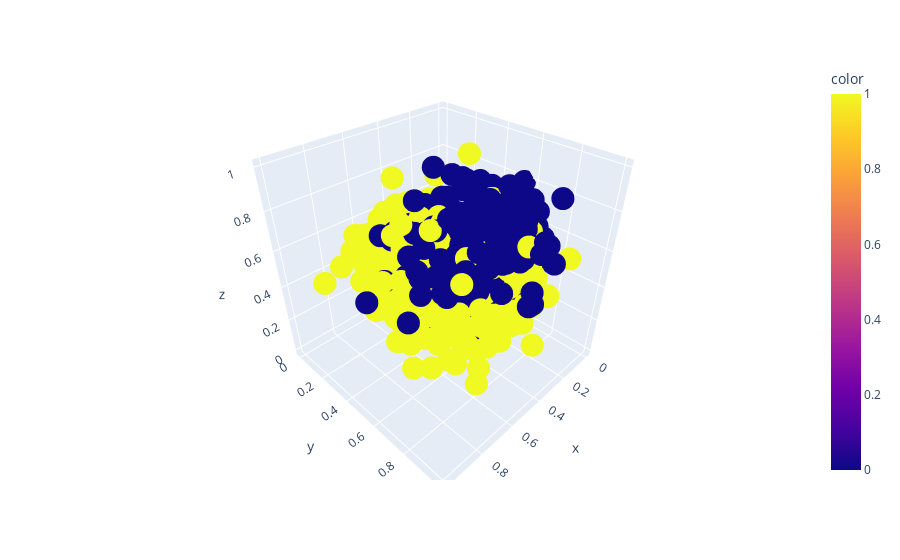

The code cell stored with this chart in its notebook:
### Markdown cell above
Encore mieux, grace à plotly :

### Code cell
fig = px.scatter_3d(x=df_test.iloc[:,0], y=df_test.iloc[:,1], z=df_test.iloc[:, 2],
              color=labels)
fig.show()

### Figure 1 — Plotly figure (JSON) as saved in the notebook; plotly's stock layout.template omitted (floating-point values rounded to 4 significant figures; data arrays with more than 128 entries replaced by an {"elided": "..."} marker saying what was removed)
{"data": [{"hovertemplate": "x=%{x}<br>y=%{y}<br>z=%{z}<br>color=%{marker.color}<extra></extra>", "legendgroup": "", "marker": {"color": {"elided": "1500 int values"}, "coloraxis": "coloraxis", "symbol": "circle"}, "mode": "markers", "name": "", "scene": "scene", "showlegend": false, "type": "scatter3d", "x": {"elided": "1500 float values"}, "y": {"elided": "1500 float values"}, "z": {"elided": "1500 float values"}}], "layout": {"coloraxis": {"colorbar": {"title": {"text": "color"}}, "colorscale": [[0, "#0d0887"], [0.1111, "#46039f"], [0.2222, "#7201a8"], [0.3333, "#9c179e"], [0.4444, "#bd3786"], [0.5556, "#d8576b"], [0.6667, "#ed7953"], [0.7778, "#fb9f3a"], [0.8889, "#fdca26"], [1, "#f0f921"]]}, "legend": {"tracegroupgap": 0}, "margin": {"t": 60}, "scene": {"domain": {"x": [0, 1], "y": [0, 1]}, "xaxis": {"title": {"text": "x"}}, "yaxis": {"title": {"text": "y"}}, "zaxis": {"title": {"text": "z"}}}}}
